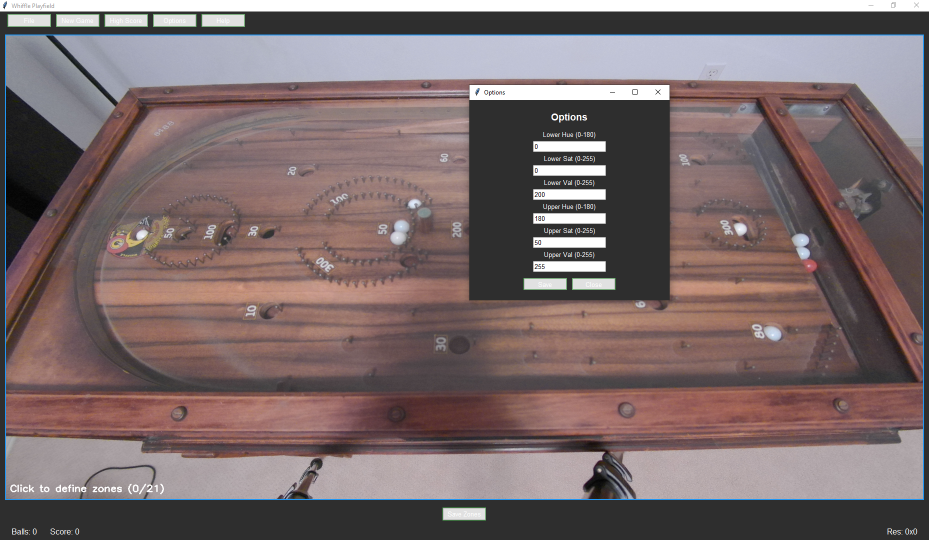
#> input picture 1.9/whiffle_rho.PNG, 1858 x 1080 px (shown at 1/2 size); its folder holds only this picture in this run
$ python -i whiffle_rho.py   (imports and definitions only)
#> lines starting #> are read from the running program, lines starting #| are printed output that depends on the picture; after the words box and inside, x2 and y2 are one past the last pixel; in counts of white or black regions, pixels touching at a corner belong together
#> further down, picture is the input picture: shape (1080, 1858, 3); mean B, G, R 107.1, 106.4, 122.2
import cv2
import numpy as np
import json
import os
import sys
import time
import tkinter as tk
from tkinter import ttk
from tkinter import simpledialog
from PIL import Image, ImageTk

# Fixed radius for scoring zones
ZONE_RADIUS = 30  # Scoring radius
CALIBRATION_VISUAL_RADIUS = 15  # Visual feedback radius
TOTAL_ZONES = 21  # Number of zones to trigger automatic save

# Files
CALIBRATION_FILE = "whiffle_zones.json"
HIGH_SCORE_FILE = "whiffle_high_score.json"

# Detection settings
BALL_COLOR_RANGE = {"lower_white": [0, 0, 200], "upper_white": [180, 50, 255]}

# Game state
current_score = 0
high_score = 0

# [46 lines left out: functions load_point_zones, save_point_zones, load_high_score, save_high_score, set_webcam_resolution, not called in this run]

def detect_balls(frame):
    hsv = cv2.cvtColor(frame, cv2.COLOR_BGR2HSV)
#> hsv: shape (1080, 1858, 3); mean H, S, V 65.6, 42.2, 125.6
    lower_white = np.array(BALL_COLOR_RANGE["lower_white"])
    upper_white = np.array(BALL_COLOR_RANGE["upper_white"])
    mask = cv2.inRange(hsv, lower_white, upper_white)
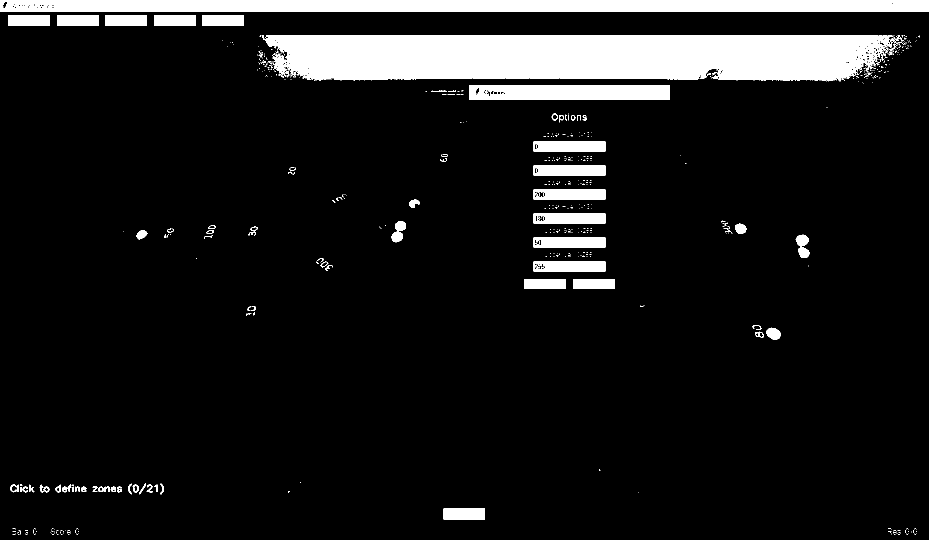
#> mask: shape (1080, 1858) (shown at 1/2 size); 9.7% white; 569 white regions (485 under 20 px), largest, box (x1, y1, x2, y2) and area: (526, 71, 1805, 163) 102862, (0, 0, 1858, 23) 42275, (939, 170, 1339, 200) 11535
    mask = cv2.erode(mask, None, iterations=2)
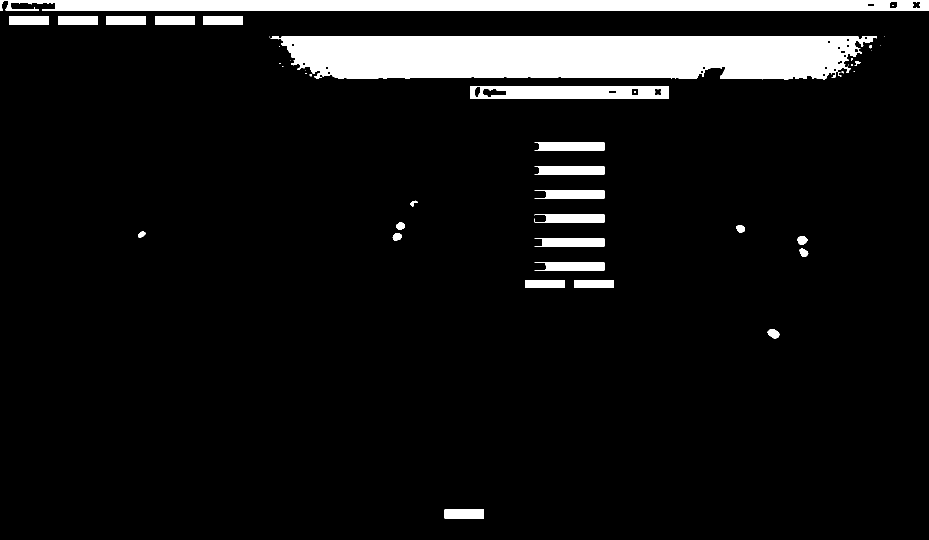
#> mask: shape (1080, 1858) (shown at 1/2 size); 8.1% white; 46 white regions (19 under 20 px), largest, box (x1, y1, x2, y2) and area: (541, 73, 1754, 159) 90924, (0, 0, 1858, 21) 37321, (941, 172, 1337, 198) 9138
    mask = cv2.dilate(mask, None, iterations=2)
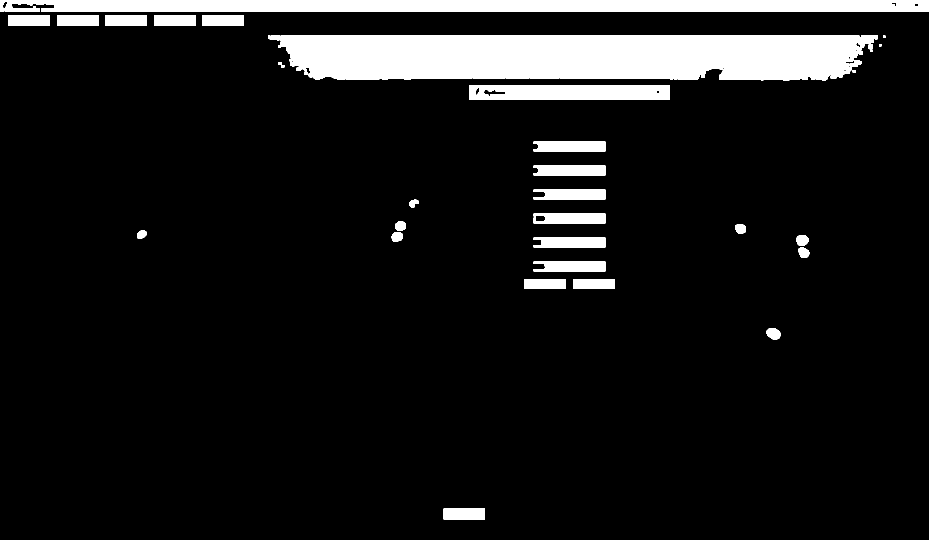
#> mask: shape (1080, 1858) (shown at 1/2 size); 9.2% white; 34 white regions
    contours, _ = cv2.findContours(mask, cv2.RETR_EXTERNAL, cv2.CHAIN_APPROX_SIMPLE)
#> contours = 32 contours, 3 with area under 20; largest, box (x1, y1, x2, y2) and area: (536, 71, 1756, 161) 96847, (0, 0, 1858, 23) 40039, (939, 170, 1339, 200) 11571, (1067, 331, 1211, 351) 2624, (1067, 283, 1211, 303) 2624

    balls = []
    for contour in contours:
        ((x, y), radius) = cv2.minEnclosingCircle(contour)
        if radius > 10:
            balls.append((int(x), int(y), int(radius)))
#> this loop made 32 passes
#> (x, y, radius) on passes 2, 5, 6, 7, 8, 9, 10, 11, 12, 13, 14, 15: (1546.1, 667.5, 14.62), (1138.5, 532.5, 72.13), (1606.5, 504.5, 12.1), (1138.5, 484.5, 72.13), (1604.2, 480.2, 12.49), (794.5, 474, 11.8), (283.5, 469.5, 10.98), (1480, 457.5, 11.93), (801, 452, 11.18), (1138.5, 436.5, 72.13), (827.5, 406, 10.31), (1138.5, 388.5, 72.13)
#> (contour, x, y, radius) on passes 1, 3, 4, 18, 19, 20: ([[887, 1017], [887, 1038], [969, 1038], [969, 1017]], 928, 1027.5, 42.32), ([[1146, 558], [1146, 577], [1228, 577], [1228, 558]], 1187, 567.5, 42.09), ([[1049, 558], [1049, 577], [1131, 577], [1131, 558]], 1090, 567.5, 42.09), ([[939, 170], [939, 199], [1338, 199], [1338, 170]], 1138.5, 184.5, 200), ([[609, 144], [609, 149], [615, 149], [615, 144]], 612, 146.5, 3.91), ([[1705, 140], [1705, 144], [1711, 144], [1711, 140]], 1708, 142, 3.61)
#> after the loop, balls = 25 items, first 6: (928, 1027, 42), (1546, 667, 14), (1187, 567, 42), (1090, 567, 42), (1138, 532, 72), (1606, 504, 12)
    return balls

# [9 lines left out: function calculate_score, not called in this run]

class OptionsWindow:
    # [56 lines left out: functions __init__, save, not called in this run]

    def close(self):
        self.root.destroy()
        self.on_close_callback()

class HelpWindow:
    # [35 lines left out: function __init__, not called in this run]

    def close(self):
        self.root.destroy()
        self.on_close_callback()

class WhiffleGame:
    # [150 lines left out: functions __init__, file_menu, save_file, load_file, new_game, high_score and 3 more, not called in this run]

    def resume_frame(self):
        self.paused = False
        self.update_frame()

    # [129 lines left out: functions save_zones, canvas_click, update_frame, not called in this run]

    def destroy(self):
        self.cap.release()
        self.root.destroy()

# [4 lines not run here, left out]

>>> import cv2
>>> picture = cv2.imread('whiffle_rho.PNG')
>>> result = detect_balls(picture)
#> result has the same summary as balls in detect_balls
